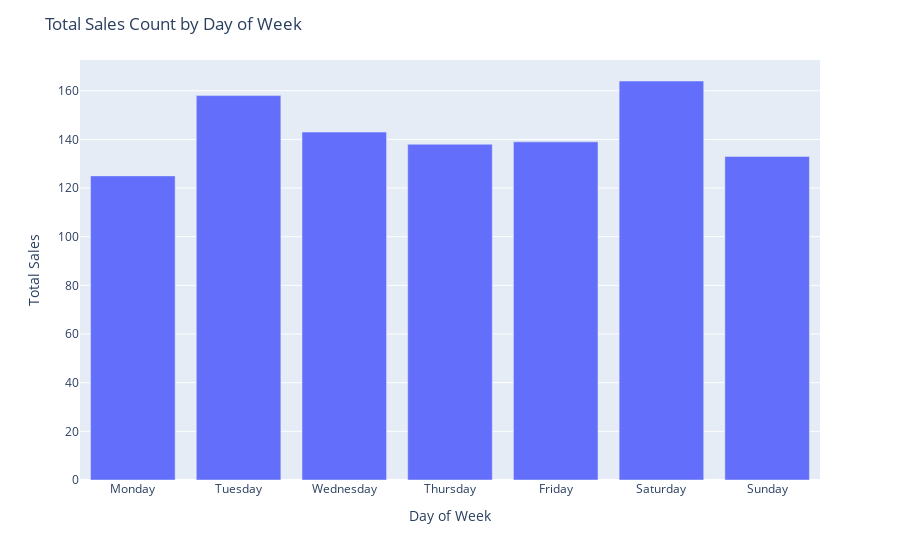

Notebook cell for this chart:
### Code cell
# Create bar chart
fig = px.bar(
    x=daily_sales_grouped.index, 
    y=daily_sales_grouped.values
)

# Set X and Y axes labels and title
fig.update_xaxes(title_text='Day of Week')
fig.update_yaxes(title_text='Total Sales')
fig.update_layout(
    title='Total Sales Count by Day of Week',
    xaxis=dict(type='category')
)
fig.update_traces(hovertemplate='Day of Week: %{x}<br>Total Sales: %{y}')

fig.show()

### Figure 1 — Plotly figure (JSON) as saved in the notebook; plotly's stock layout.template omitted (floating-point values rounded to 4 significant figures)
{"data": [{"alignmentgroup": "True", "hovertemplate": "Day of Week: %{x}<br>Total Sales: %{y}", "legendgroup": "", "marker": {"color": "#636efa", "pattern": {"shape": ""}}, "name": "", "offsetgroup": "", "orientation": "v", "showlegend": false, "textposition": "auto", "type": "bar", "x": ["Monday", "Tuesday", "Wednesday", "Thursday", "Friday", "Saturday", "Sunday"], "xaxis": "x", "y": [125, 158, 143, 138, 139, 164, 133], "yaxis": "y"}], "layout": {"barmode": "relative", "legend": {"tracegroupgap": 0}, "margin": {"t": 60}, "title": {"text": "Total Sales Count by Day of Week"}, "xaxis": {"anchor": "y", "domain": [0, 1], "title": {"text": "Day of Week"}, "type": "category"}, "yaxis": {"anchor": "x", "domain": [0, 1], "title": {"text": "Total Sales"}}}}
